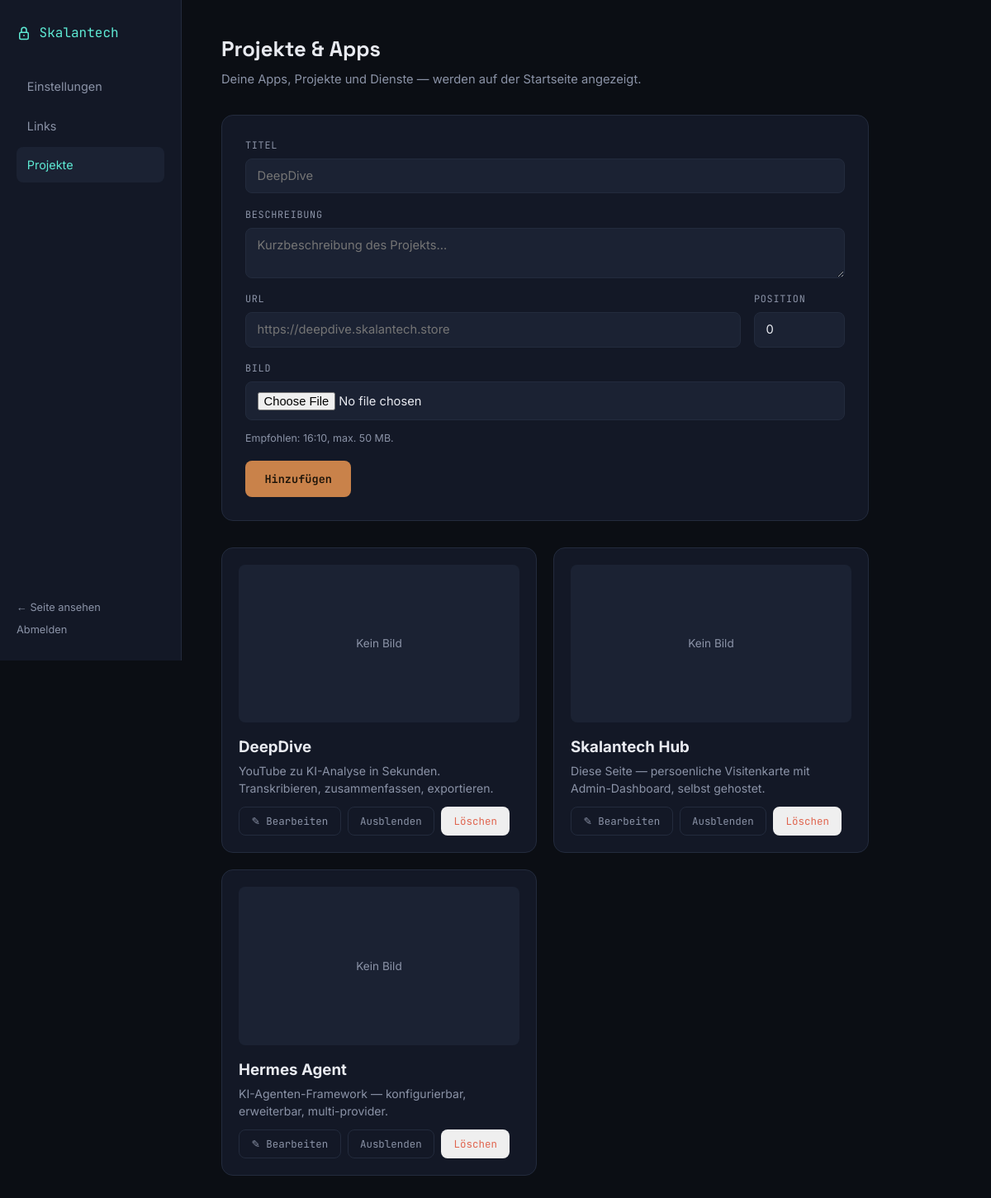
Page /admin/projects (signed in) on the committed database.
### models.py (models this page shows)
class Project(db.Model):
    __tablename__ = "projects"
    id = db.Column(db.Integer, primary_key=True)
    title = db.Column(db.String(120), nullable=False)
    description = db.Column(db.Text, default="")
    url = db.Column(db.String(512), default="")
    image_path = db.Column(db.String(255), default="")
    position = db.Column(db.Integer, default=0)
    visible = db.Column(db.Boolean, default=True)

### app.py (the view, shortened to what this page needs)
@app.route("/admin/projects", methods=["GET", "POST"])
@login_required
def admin_projects():
    projects = Project.query.order_by(Project.position.asc(), Project.id.asc()).all()
    return render_template("admin/projects.html", projects=projects)

### app.py (called while the page is built)
def login_required(view):
    @wraps(view)
    def wrapped(*args, **kwargs):
        if not session.get("logged_in"):
            return redirect(url_for("login", next=request.path))
        return view(*args, **kwargs)
    return wrapped

@app.context_processor
def inject_csrf_token():
    if "_csrf_token" not in session:
        session["_csrf_token"] = secrets.token_hex(16)
    return {"csrf_token": session["_csrf_token"]}

### templates/admin/projects.html (shortened to what this page needs)
<!DOCTYPE html>
<html lang="de">
<head>
<link rel="stylesheet" href="{{ url_for('static', filename='css/style.css') }}">
</head>
<body>
<div class="admin-shell">
  {% include 'admin/_sidebar.html' %}
  <main class="admin-main">
    <h1 class="admin-title">Projekte & Apps</h1>
    <p class="admin-subtitle" style="margin-bottom:2rem">Deine Apps, Projekte und Dienste — werden auf der Startseite angezeigt.</p>
    <form method="POST" enctype="multipart/form-data" class="admin-card">
      <div class="field">
        <span>Titel</span>
        <input type="text" name="title" placeholder="DeepDive" required>
      </div>
      <div class="field">
        <span>Beschreibung</span>
        <textarea name="description" rows="2" placeholder="Kurzbeschreibung des Projekts..."></textarea>
      </div>
      <div class="form-row">
        <div class="field">
          <span>URL</span>
          <input type="url" name="url" placeholder="https://deepdive.skalantech.store">
        </div>
        <div class="field field--narrow">
          <span>Position</span>
          <input type="number" name="position" value="0" min="0">
        </div>
      </div>
      <div class="field">
        <span>Bild</span>
        <input type="file" name="image" accept="image/png,image/jpeg,image/gif,image/webp">
        <p class="field-hint">Empfohlen: 16:10, max. 50 MB.</p>
      </div>
      <button type="submit" class="btn btn--primary">Hinzufügen</button>
    </form>
    {% if projects %}
    <div class="admin-grid" style="margin-top:2rem">
      {% for project in projects %}
      <div class="admin-grid__item {% if not project.visible %}is-hidden{% endif %}">
        {% if project.image_path %}
        <img class="admin-grid__thumb" src="{{ url_for('uploaded_file', filename=project.image_path) }}" alt="">
        {% else %}
        <div class="admin-grid__thumb" style="background:var(--surface-2);display:flex;align-items:center;justify-content:center;color:var(--text-dim);font-size:0.85rem">Kein Bild</div>
        {% endif %}
        <h3 style="margin:0 0 0.25rem">{{ project.title }}</h3>
        <p style="font-size:0.88rem;color:var(--text-dim);margin:0 0 0.75rem">{{ project.description[:100] }}{% if project.description|length > 100 %}…{% endif %}</p>
        <div style="display:flex;gap:0.5rem;flex-wrap:wrap">
          <button class="btn btn--ghost btn--small" onclick="editProject({{ project.id }}, '{{ project.title|e }}', '{{ project.description|e }}', '{{ project.url }}', {{ project.position }})">✎ Bearbeiten</button>
          <form method="POST" action="{{ url_for('admin_projects_toggle', project_id=project.id) }}" style="display:inline">
            <button type="submit" class="btn btn--ghost btn--small">{{ 'Einblenden' if not project.visible else 'Ausblenden' }}</button>
          </form>
          <form method="POST" action="{{ url_for('admin_projects_delete', project_id=project.id) }}" style="display:inline" onsubmit="return confirm('Projekt löschen?')">
            <button type="submit" class="btn btn--danger btn--small">Löschen</button>
          </form>
        </div>
      </div>
      {% endfor %}
    </div>
    {% else %}
    <div class="empty-state" style="margin-top:2rem">Noch keine Projekte. Füge das erste hinzu.</div>
    {% endif %}
  </main>
</div>
</body>
</html>

### static/css/style.css (style rules this page uses)
:root { --bg: #0b0e14; --surface: #131826; --surface-2: #1b2233; --border: #232b3d; --text: #e8eaf0; --text-dim: #8b93a7; --accent: #c9824a; --accent-2: #5eead4; --danger: #e0654f; --success: #5eead4; --font-display: "Space Grotesk", "Inter", sans-serif; --font-body: "Inter", sans-serif; --font-mono: "JetBrains Mono", monospace; --radius: 14px; --radius-sm: 8px; --max-width: 880px; }
* { box-sizing: border-box; }
html { scroll-behavior: smooth; }
body { margin: 0; background: var(--bg); color: var(--text); font-family: var(--font-body); line-height: 1.5; -webkit-font-smoothing: antialiased; }
.field { display: flex; flex-direction: column; gap: 0.4rem; margin-bottom: 1.1rem; flex: 1; }
.field span { font-family: var(--font-mono); font-size: 0.74rem; color: var(--text-dim); text-transform: uppercase; letter-spacing: 0.06em; }
.field--narrow { max-width: 110px; flex: 0 0 110px; }
.field-hint { font-size: 0.78rem; color: var(--text-dim); margin: 0.4rem 0 0; }
input[type="text"], input[type="password"], input[type="url"], input[type="number"], input[type="file"], select, textarea { background: var(--surface-2); border: 1px solid var(--border); border-radius: var(--radius-sm); color: var(--text); padding: 0.7rem 0.85rem; font-family: var(--font-body); font-size: 0.92rem; width: 100%; }
textarea { resize: vertical; font-family: var(--font-body); }
.btn { font-family: var(--font-mono); font-size: 0.85rem; border: 1px solid transparent; border-radius: var(--radius-sm); padding: 0.75rem 1.4rem; cursor: pointer; text-decoration: none; display: inline-flex; align-items: center; justify-content: center; transition: opacity 0.2s ease, border-color 0.2s ease, background 0.2s ease; }
.btn--primary { background: var(--accent); color: #1a1208; font-weight: 600; }
.btn--ghost { background: transparent; border-color: var(--border); color: var(--text-dim); }
.btn--danger { color: var(--danger); }
.btn--small { padding: 0.5rem 0.9rem; font-size: 0.78rem; }
.form-row { display: flex; gap: 1rem; flex-wrap: wrap; }
.admin-shell { display: flex; min-height: 100vh; }
.admin-main { flex: 1; padding: 2.5rem 3rem; max-width: 880px; }
.admin-title { font-family: var(--font-display); font-size: 1.6rem; margin: 0 0 0.4rem; }
.admin-subtitle { color: var(--text-dim); margin: 0 0 1.75rem; font-size: 0.92rem; }
.admin-card { background: var(--surface); border: 1px solid var(--border); border-radius: var(--radius); padding: 1.75rem; margin-bottom: 1.5rem; }
.admin-grid { display: grid; grid-template-columns: repeat(auto-fit, minmax(280px, 1fr)); gap: 1.25rem; }
.admin-grid__item { background: var(--surface); border: 1px solid var(--border); border-radius: var(--radius); padding: 1.25rem; }
.admin-grid__thumb { width: 100%; aspect-ratio: 16/9; object-fit: cover; border-radius: var(--radius-sm); margin-bottom: 1rem; }

### rows in the picture
Project: image_path "Kein Bild", title "DeepDive", description "YouTube zu KI-Analyse in Sekunden. Transkribieren, zusammenfassen, exportieren.", visible "Ausblenden"
Project: image_path "Kein Bild", title "Skalantech Hub", description "Diese Seite — persoenliche Visitenkarte mit Admin-Dashboard, selbst gehostet.", visible "Ausblenden"
Project: image_path "Kein Bild", title "Hermes Agent", description "KI-Agenten-Framework — konfigurierbar, erweiterbar, multi-provider.", visible "Ausblenden"
